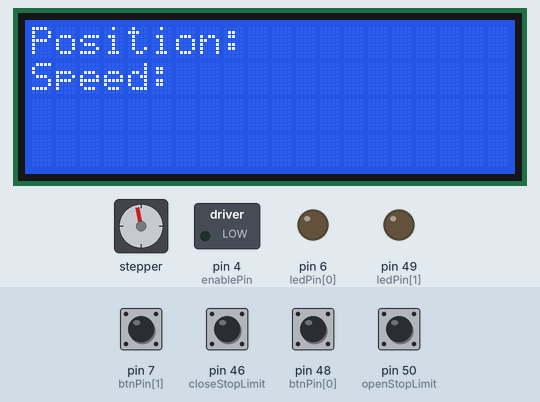
The sketch below on a simulated Arduino Mega 2560, built with avr-gcc and run on an emulated ATmega2560. On the bench: 20×4 character LCD, stepper motor, switched loads named in the sketch (green lamp = pin HIGH), output pins drawn as LEDs (lit = HIGH). The test bench sets the inputs (shaded band); at power-on: pin 7 (btnPin[1]), pin 46 (closeStopLimit), pin 48 (btnPin[0]), pin 50 (openStopLimit) HIGH. Stepper angles assume 200 steps per turn; what the sketch prints to the serial monitor is not drawn.

Above: at 1.2 s.
1.3 s: pin 46 (closeStopLimit) pulled LOW for 0.15 s
At 2.4 s:
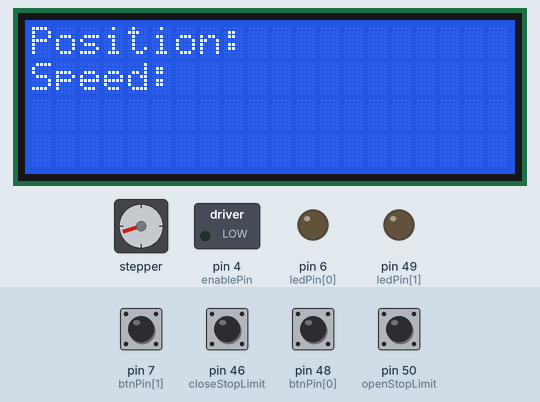
4.4 s: pin 46 (closeStopLimit) pulled LOW for 1 s
At 4.55 s:
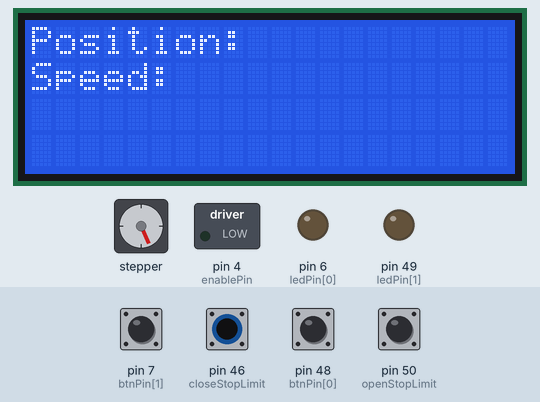
6.0 s: pin 7 (btnPin[1]) pulsed LOW 2 times (0.12 s each, 0.3 s apart)
9.2 s: pin 50 (openStopLimit) pulled LOW for 0.15 s
10.8 s: pin 7 (btnPin[1]) pulled LOW for 0.15 s
At 11.0 s:
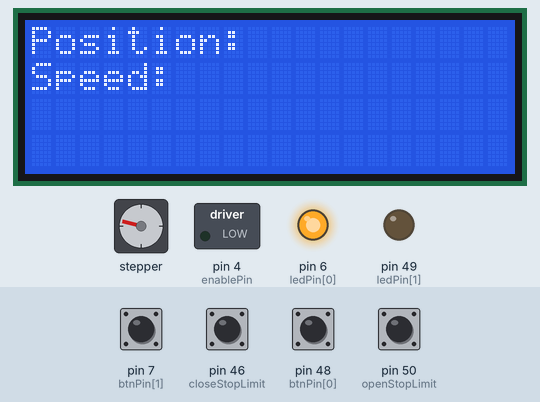
11.5 s: pin 48 (btnPin[0]) pulled LOW for 0.15 s
At 11.9 s:
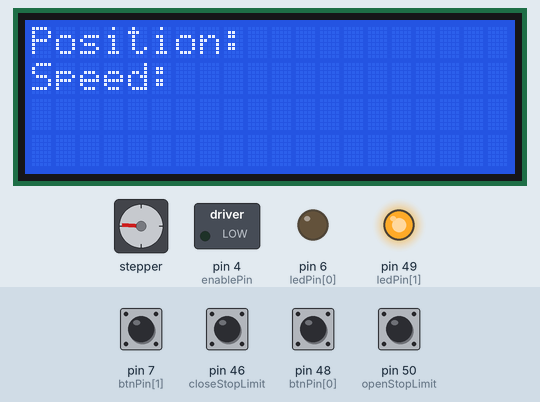
Timing chart, 0 to 15.0 s (numbered marks = the images above; inputs shaded):
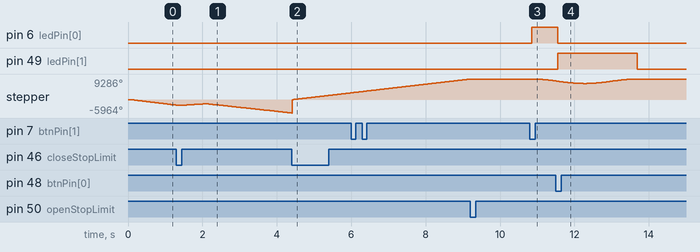

Measured:
- after the input at 10.8 s, pin 6 (ledPin[0]): LOW → HIGH after 0.05 s; stepper: turns 884° counter-clockwise in 0.65 s, starting after 0.05 s
- after the input at 11.5 s, pin 6 (ledPin[0]): HIGH → LOW after 0.05 s instead of 3.0 s; pin 49 (ledPin[1]): LOW → HIGH after 0.05 s, → LOW 2.1 s later

The sketch:

STEPPER_SMOOTH_V6.ino
```cpp
#include <AccelStepper.h>
#include <LiquidCrystal_I2C.h>

#define numLED 2
#define numBTN 2

//Motor Drive Pins
const int stepPin = 2;
const int dirPin  = 3;
const int enablePin = 4;

//manual drive pots
const int potPin1 = A1;
const int potPin2 = A2;
int potValue_L;
int potValue_R;

//Button and LED pins
//const int closeLED = 6;
//const int openLED  = 49;

const int openStopLimit  = 50;
const int closeStopLimit = 46;

// buttons / LEDs
int btnPin[numBTN] = {48,7};
int ledPin[numLED] = {6,49}; //closeLED: 6 - openLED: 49

//Debounce Variables
int buttonState[numBTN] = {HIGH, HIGH};
int lastButtonState[numBTN] = {HIGH, HIGH};

unsigned long lastDebounceTime[numBTN] = {0, 0};
const unsigned long debounceDelay = 50;

AccelStepper stepper(AccelStepper::DRIVER, stepPin, dirPin);
LiquidCrystal_I2C lcd(0x27,20,4);  // set the LCD address to 0x27 for a 16 chars and 2 line display

//Speed and Accel. Values - ADJUSTABLE
float maxSpeed = 30000;
float accel    = 3000;
const float CAL_SPEED = 1500;

//CALIBRATION
const int HOMING_BACKOFF_STEPS = 300;
const float HOMING_SLOW_SPEED = 1200;

bool calibrating = true;
int calStage = 0;
bool motionArmed = false;
bool moving = false;
long fullTravelSteps = 0;


void setup() {

  Serial.begin(9600);

  lcd.init();                      // initialize the lcd
  // Print a message to the LCD.
  lcd.backlight();
  lcd.setCursor(0,0);
  lcd.print("Position: ");
  lcd.setCursor(0,1);
  lcd.print("Speed: ");

  pinMode(enablePin, OUTPUT);
  digitalWrite(enablePin, LOW);

  for (int i = 0; i < numBTN; i++) {
    pinMode(btnPin[i], INPUT_PULLUP);
  }

  pinMode(openStopLimit, INPUT_PULLUP);
  pinMode(closeStopLimit, INPUT_PULLUP);

  for (int i=0; i < numLED; i++) {
    pinMode(ledPin[i], OUTPUT);
    digitalWrite(ledPin[i], LOW);
  }

  //cleaner step edges
  stepper.setMinPulseWidth(4);

  stepper.setMaxSpeed(maxSpeed);
  stepper.setAcceleration(accel);

  Serial.println("BOOT OK");
}


void handleCalibration() {

  if (!calibrating) return;

  if (calStage == 0) {

    stepper.setMaxSpeed(CAL_SPEED);
    stepper.setSpeed(-CAL_SPEED);
    stepper.runSpeed();

    if (digitalRead(closeStopLimit) == LOW) {

      stepper.setSpeed(0);
      delay(100);

      stepper.move(HOMING_BACKOFF_STEPS);
      while (stepper.distanceToGo() != 0) {
        stepper.run();
      }

      delay(100);

      stepper.setSpeed(-HOMING_SLOW_SPEED);

      while (digitalRead(closeStopLimit) == HIGH) {
        stepper.runSpeed();
      }

      stepper.setSpeed(0);
      stepper.setCurrentPosition(0);

      calStage = 1;

      Serial.println("CLOSE HOME LOCKED");
    }
  }

  else if (calStage == 1) {

    stepper.setSpeed(CAL_SPEED);
    stepper.runSpeed();

    if (digitalRead(openStopLimit) == LOW) {

      stepper.setSpeed(0);

      fullTravelSteps = stepper.currentPosition();

      stepper.setMaxSpeed(maxSpeed);
      stepper.setAcceleration(accel);

      calibrating = false;
      motionArmed = true;

      stepper.moveTo(stepper.currentPosition());

      Serial.print("FULL TRAVEL = ");
      Serial.println(fullTravelSteps);
      Serial.println("CAL DONE + ARMED");
    }
  }
}

void debounce() {
  for (int n = 0; n < numBTN; n++) {

    int reading = digitalRead(btnPin[n]);

    if (reading != lastButtonState[n]) {
      lastDebounceTime[n] = millis();
    }

    if ((millis() - lastDebounceTime[n]) > debounceDelay) {
      buttonState[n] = reading;
    }

    lastButtonState[n] = reading;
  }
}


void handleButtons() {

  if (!motionArmed) return;

    if (buttonState[0] == LOW) {
      stepper.moveTo(fullTravelSteps);
      moving = true;

      digitalWrite(ledPin[1], HIGH);
      digitalWrite(ledPin[0], LOW);
    }

    if (buttonState[1] == LOW) {
      stepper.moveTo(0);
      moving = true;

      digitalWrite(ledPin[0], HIGH);
      digitalWrite(ledPin[1], LOW);
    }
}


void limitPins() {

  long pos = stepper.currentPosition();

  if ((digitalRead(openStopLimit) == LOW) && (stepper.targetPosition() > pos)) {
    stepper.setCurrentPosition(fullTravelSteps);
    stepper.stop();
  }

  if ((digitalRead(closeStopLimit) == LOW) && (stepper.targetPosition() < pos)) {
    stepper.setCurrentPosition(0);
    stepper.stop();
  }
}

void updateMotionState() {

  if (moving && stepper.distanceToGo() == 0) {

    moving = false;

    digitalWrite(ledPin[1], LOW);
    digitalWrite(ledPin[0], LOW);
  }
}

//eliminate idle buzz
void quietHold() {
  if (stepper.distanceToGo() == 0) {
    stepper.setSpeed(0);
  }
}


/*
void manualDrive()
{
  static long lastTarget = -999999;

  int pot = analogRead(potPin2);

  long targetPosition = map(pot, 0, 1023, fullTravelSteps, 0);

  const long POSITION_DEADBAND = 50; // steps

  if (abs(targetPosition - lastTarget) > POSITION_DEADBAND) {
    stepper.moveTo(targetPosition);
    lastTarget = targetPosition;
  }

  static unsigned long lastPrint = 0;
  if (millis() - lastPrint > 200) {
    Serial.print("pot: ");
    Serial.print(pot);
    Serial.print(" target: ");
    Serial.print(targetPosition);
    Serial.print(" current: ");
    Serial.println(stepper.currentPosition());
    lastPrint = millis();
  }
}
*/

void loop() {

  debounce();

  if (calibrating) {
    handleCalibration();
    return;
  }

  handleButtons();
  limitPins();
  updateMotionState();
  quietHold();

  stepper.run();
}
```
